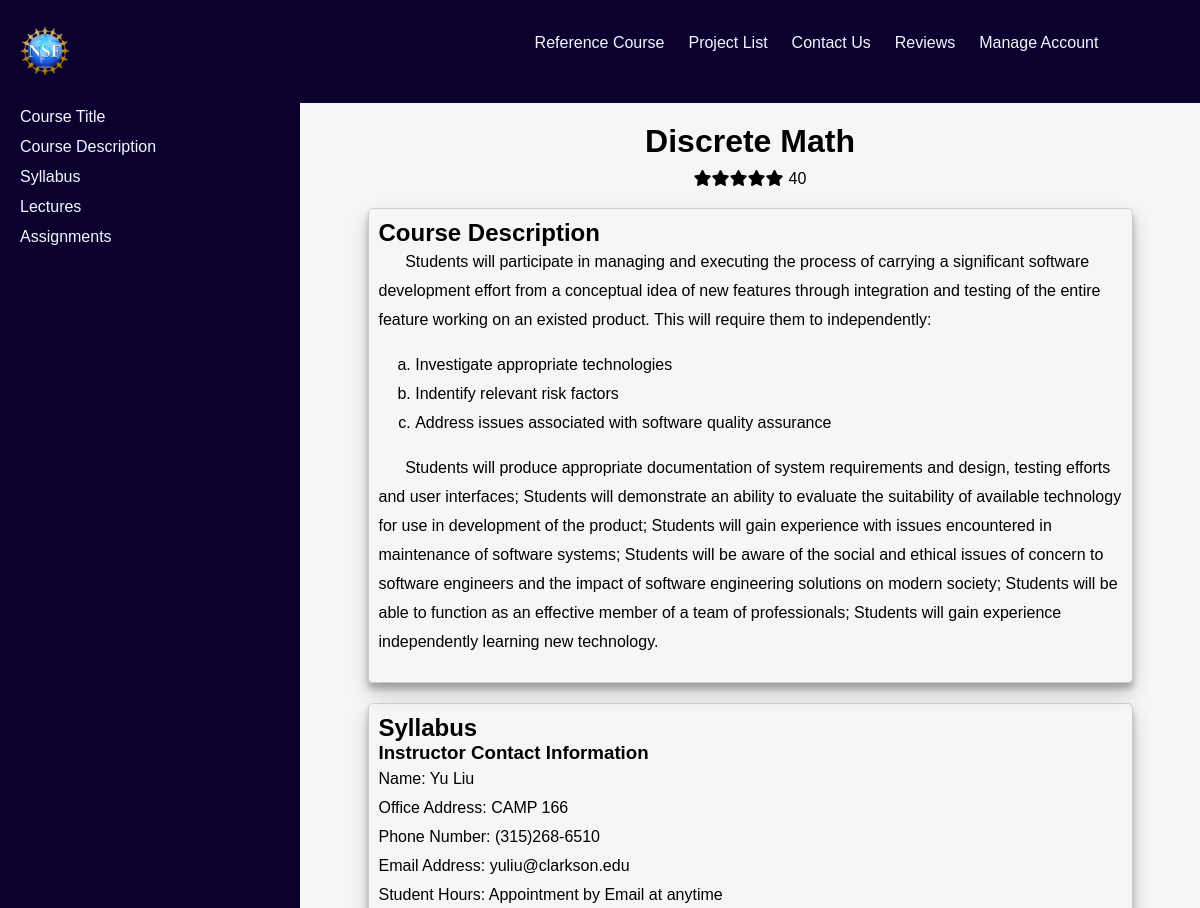
The app's page /pages/course.php (signed in, upper part), older data.
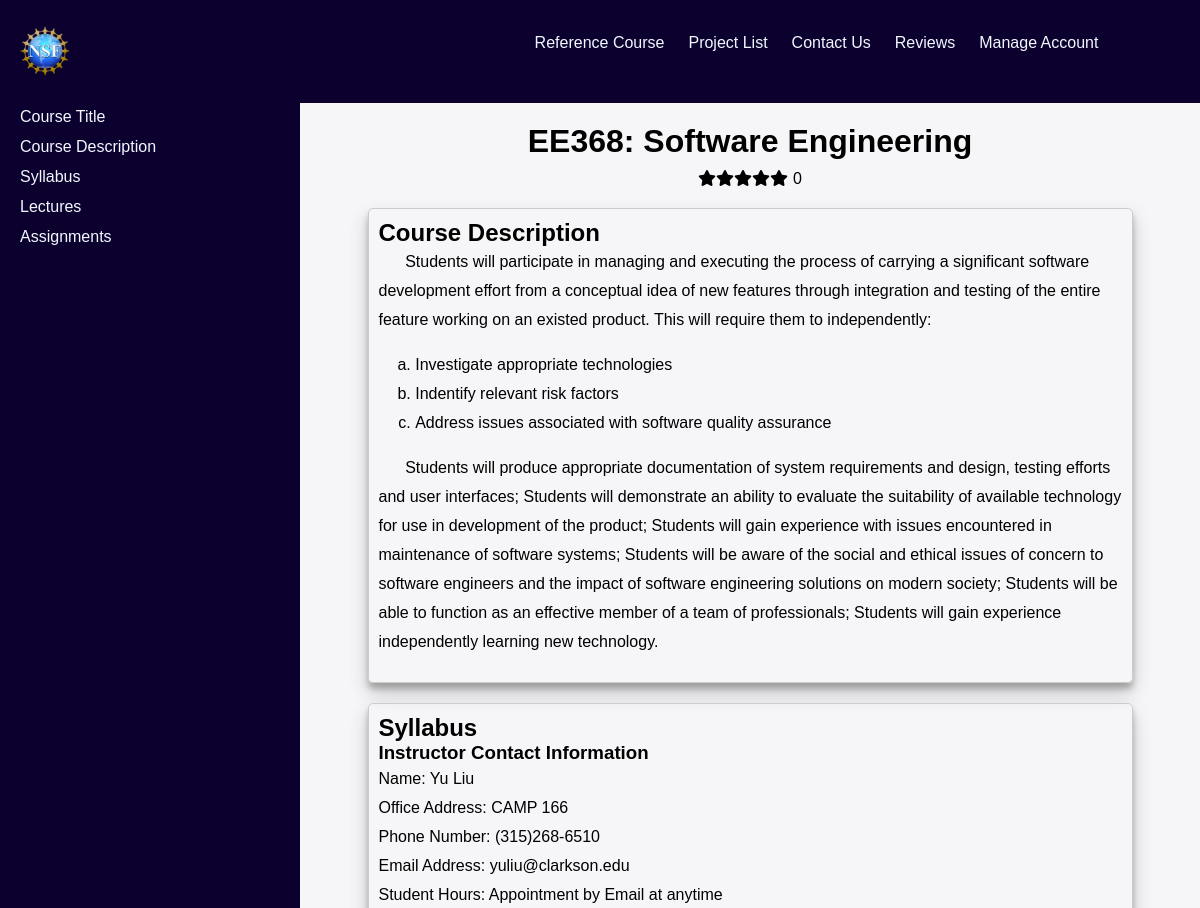
The same page, newer data.
### tables this page shows
CREATE TABLE Course (
  CourseID    INT NOT NULL AUTO_INCREMENT,
  Name        VARCHAR(64) NOT NULL UNIQUE,
  Rating      INT NOT NULL,
  Clicks      INT DEFAULT 0,
  PRIMARY KEY (CourseID)
);

### php-scripts/numberConverter.php (called while the page is built, shortened)
<?php
    function thousandsCurrencyFormat($num) {
    return $num;
    }
?>

### pages/course.php (the view, shortened to what this page needs)
<?php require "../php-snippets/top_template.php"; ?>
    <main id="main">
        <div id="wrap-page">
            <div id="title-container">
                <?php
                include_once '../php-scripts/connect_to_database.php';
                include_once '../php-scripts/numberConverter.php';
                $query = "SELECT Name, Rating, Clicks FROM Course LIMIT 1;";
                if (!$result = mysqli_query($conn, $query))
                {
                    echo "Error";
                }
                else
                {
                    $course_row = $result->fetch_assoc();
                    echo "<h1 id='title'>".$course_row["Name"]."</h1>";
                    echo "<div id='course-info'>";
                    echo "<a href='review.php?item=Course&name=".$course_row["Name"]."'>";
                    $i = 0;
                    while ($i < 5)
                    {
                        echo "<span class='fa fa-star'></span>";
                        ++$i;
                    }
                    echo "</a>";
                    echo "<p id='clicks'>".thousandsCurrencyFormat($course_row["Clicks"])."</p>";
                    echo "</div>";
                }
                ?>
            </div>
            <div id="summary">
                <h2>Course Description</h2>
                <p class="courseDescription">
                    Students will participate in managing and executing the process of carrying a significant software
                    development effort from a conceptual idea of new features through integration and testing of the entire
                    feature working on an existed product. This will require them to independently:
                </p>
                    <ol type="a">
                        <li>Investigate appropriate technologies</li>
                        <li>Indentify relevant risk factors</li>
                        <li>Address issues associated with software quality assurance</li>
                    </ol>
                <p class="courseDescription">
                    Students will produce appropriate documentation of system requirements and design, testing efforts and user
                    interfaces; Students will demonstrate an ability to evaluate the suitability of available technology for use in
                    development of the product; Students will gain experience with issues encountered in maintenance of software systems;
                    Students will be aware of the social and ethical issues of concern to software engineers and the impact of software
                    engineering solutions on modern society; Students will be able to function as an effective member of a team of
                    professionals; Students will gain experience independently learning new technology.
                </p>
            </div>
            <div id="syllabus-container">
                <h2>Syllabus</h2>
                <h3>Instructor Contact Information</h3>
                <p class="section">
                    Name: Yu Liu<br>
                    Office Address: CAMP 166<br>
                    Phone Number: (315)268-6510<br>
                    Email Address: yuliu@clarkson.edu<br>
                    Student Hours: Appointment by Email at anytime<br>
                </p>
                <h3>Institutional Policies</h3><br>
                <h4><a class="link" href="https://www.clarkson.edu/student-administrative-services-sas/clarkson-regulations">Institutional Policies & Regulations</a></h4><br>
                <br>
            </div>
        </div>
        <div class="sidenav">
                <a class="link" id="logo-link" href="../index.php"><img id="logo" src="../images/NSF_logo.png" alt="logo"></a>
                <a class="link" href="#title" id="course-title">Course Title</a>
                <a class="link" href="#summary">Course Description</a>
                <a class="link" href="#syllabus-container">Syllabus</a>
                <a class="link" href="#lecture-container">Lectures</a>
                <a class="link" href="#assignment-container">Assignments</a>
        </div>
    </main>
<?php require "../php-snippets/bottom_template.php"; ?>

Row changes from the older to the newer data that the page shows:
changed course: Name "Discrete Math" → "EE368: Software Engineering"; Clicks "40" → "0"
